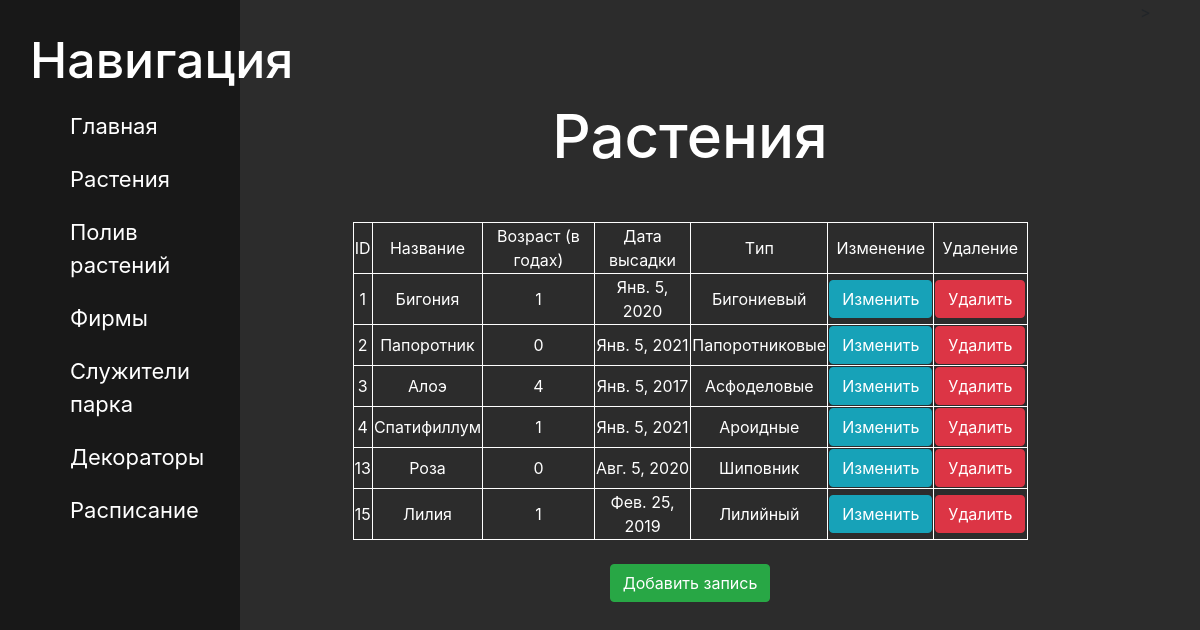
Page /plants/plants/ on the committed database.
### plants/models.py (models this page shows, shortened)
class Articles(models.Model):
    title = models.CharField('Название', max_length=100)
    age = models.IntegerField('Возраст')
    date = models.DateField('Дата высадки')
    type = models.CharField('Tип',max_length=1000)
    class Meta:
        verbose_name ='Растение'
        verbose_name_plural = 'Растения'

### plants/views.py (the view)
# urls.py: path('plants/',views.plants_home,name='plt'),
def plants_home(request):
    plants = Articles.objects.all()
    return render(request, 'plants/plants.html', {'plants':plants})

### plants/templates/plants/plants.html (shortened to what this page needs)
{% extends 'main/layout.html' %}
{% block content  %}
<div class="features">
    <h1>Растения</h1>
    {% if plants %}
        <table border="1" class="tab">
            <tr>
                <td> ID </td>
                <td> Название </td>
                <td> Возраст (в годах) </td>
                <td> Дата высадки </td>
                <td> Tип </td>
                <td> Изменение </td>
                <td> Удаление </td>
            </tr>
        {% for el in plants %}
            <div  >
                <tr>
                    <td> {{el.id}} </td>
                    <td> {{el.title}} </td>
                    <td> {{el.age}}  </td>
                    <td> {{el.date}}  </td>
                    <td> {{el.type}} </td>
                    <td> <a href="{% url 'upd' el.id %}" class="btn btn-info"> Изменить</a> </td>
                    <td> <a href="{% url 'del' el.id %}" class="btn btn-danger"> Удалить</a> </td>
                </tr>
            </div>
        {% endfor %}
            </table>
    {% else %}
        <p>У вас нет записи</p>
    {%endif%}
    <br>
    <a href="{% url 'createpl' %}"> <button class = "btn btn-success">Добавить запись</button> </a>
</div>
{% endblock %}

### main/static/main/css/main.css (style rules this page uses)
body { background: #2c2c2c; }
main .features { float: left; color: white; margin-top: 100px; text-align: center; width: 75%; }
main .features h1 { font-size: 60px; }
table { border: 1px solid white; margin-top: 50px; margin-left: auto; margin-right: auto; width: 75% }

### rows in the picture
Articles: id "1", title "Бигония", age "1", date "Янв. 5, 2020", type "Бигониевый"
Articles: id "2", title "Папоротник", age "0", date "Янв. 5, 2021", type "Папоротниковые"
Articles: id "3", title "Алоэ", age "4", date "Янв. 5, 2017", type "Асфоделовые"
Articles: id "4", title "Спатифиллум", age "1", date "Янв. 5, 2021", type "Ароидные"
Articles: id "13", title "Роза", age "0", date "Авг. 5, 2020", type "Шиповник"
Articles: id "15", title "Лилия", age "1", date "Фев. 25, 2019", type "Лилийный"
